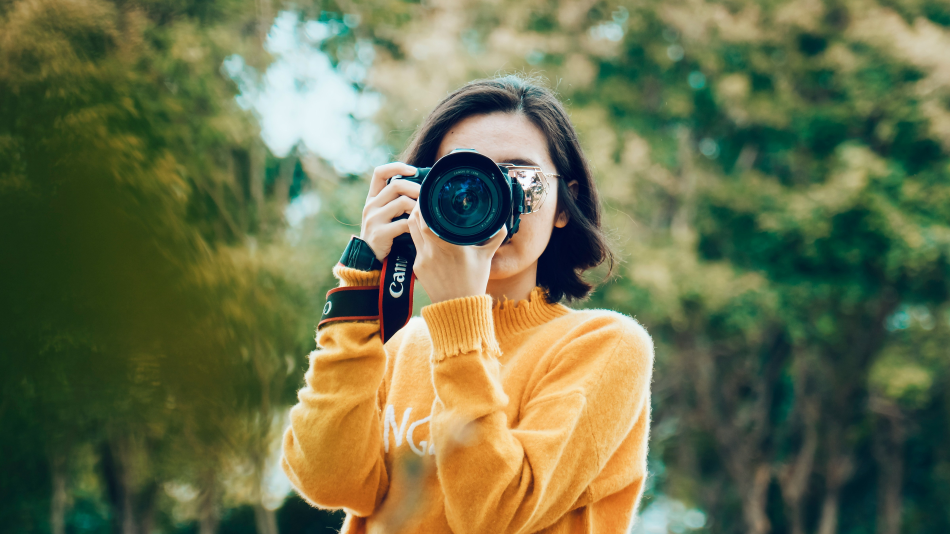
#> input picture my opencv work/new.png, 950 x 534 px
$ python flip_image.py
#> lines starting #> are read from the running program, lines starting #| are printed output that depends on the picture
import cv2

img = cv2.imread("new.png")
#> img is the input picture: shape (534, 950, 3); mean B, G, R 76.8, 112.5, 107.1
h_flip = cv2.flip(img, 1)
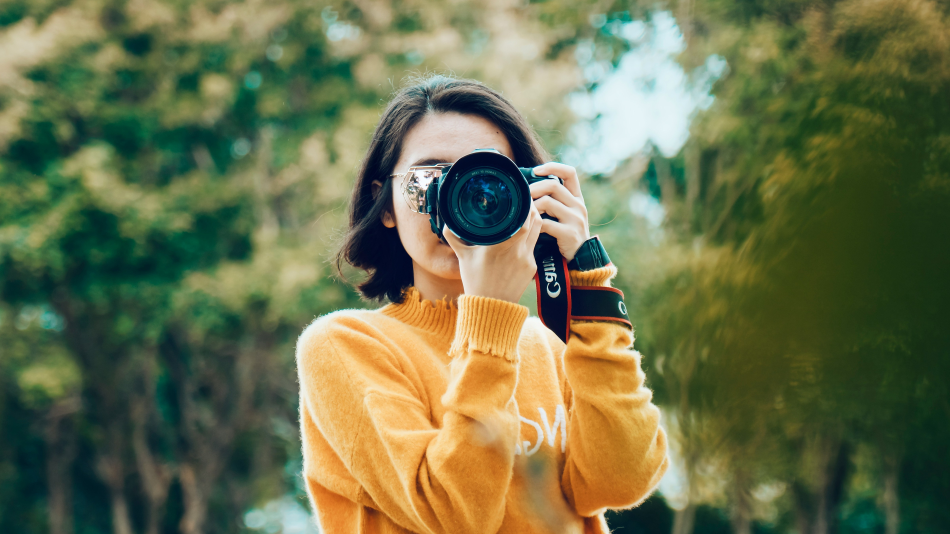
#> h_flip: shape (534, 950, 3); mean B, G, R 76.8, 112.5, 107.1
v_flip = cv2.flip(img, 0)
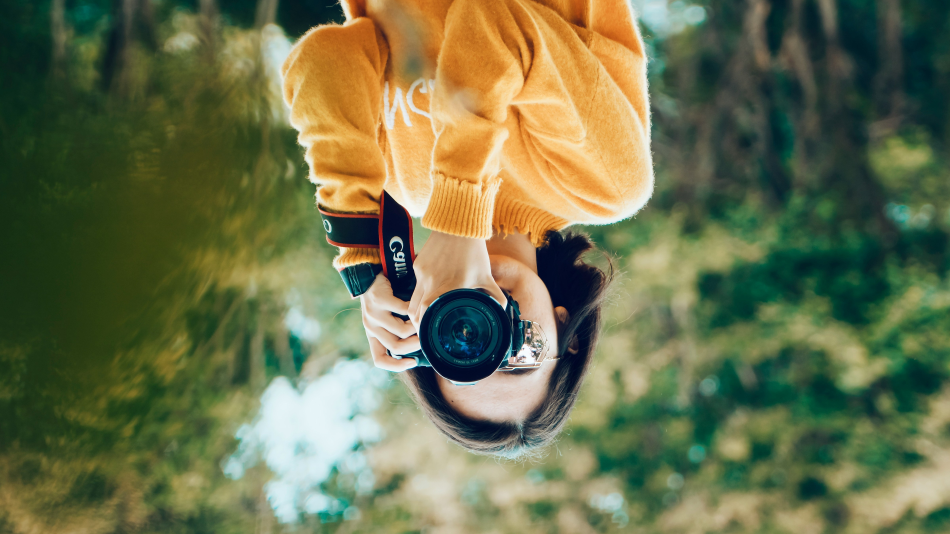
#> v_flip: shape (534, 950, 3); mean B, G, R 76.8, 112.5, 107.1
b_flip = cv2.flip(img, -1)
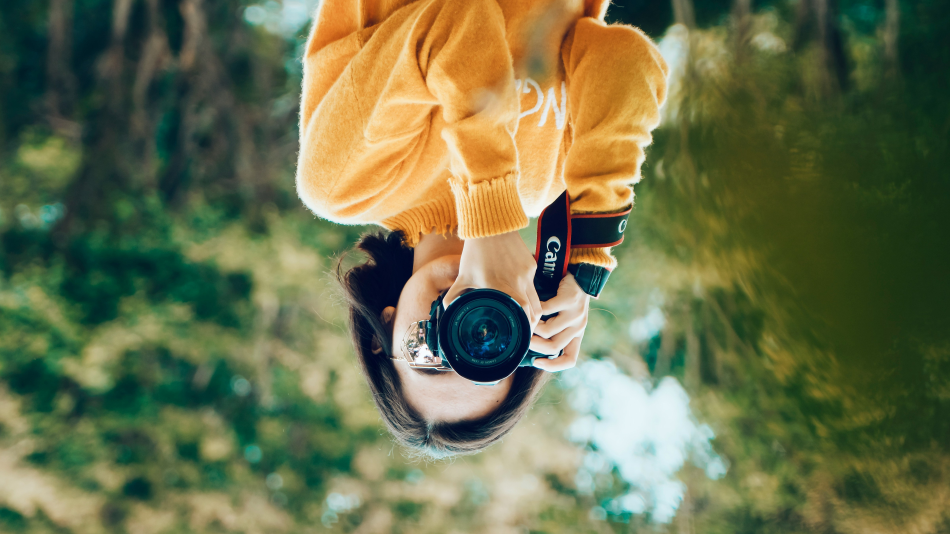
#> b_flip: shape (534, 950, 3); mean B, G, R 76.8, 112.5, 107.1

cv2.imshow("Orginal", img)
cv2.imshow("Horizantal fip", h_flip)
cv2.imshow("Veritabl fip", v_flip)
cv2.imshow("both", b_flip)

cv2.waitKey(0)
